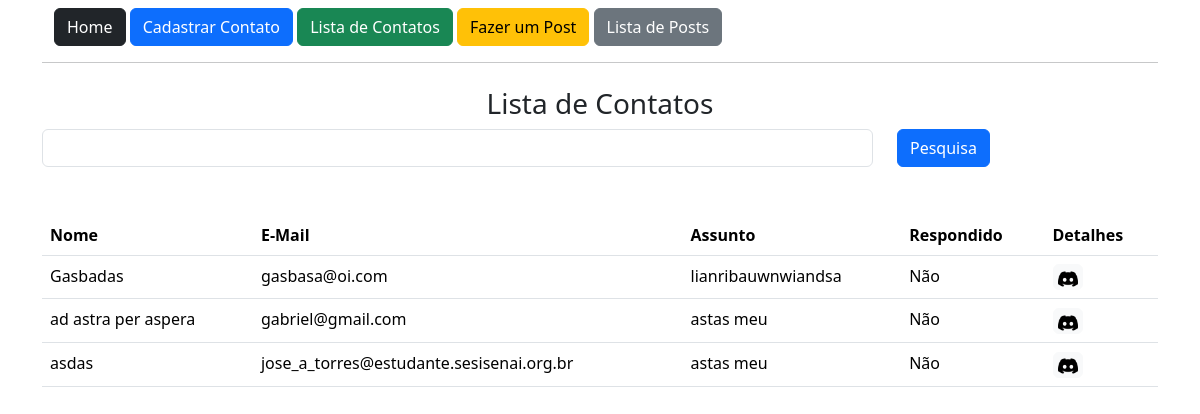
The app's page /contato/lista/ (signed in) with its own data.
### app/models.py (models this page shows)
class Contato(db.Model):
    id = db.Column(db.Integer, primary_key=True)
    data_envio = db.Column(db.DateTime, default=datetime.now)
    nome = db.Column(db.String, nullable=True)
    email = db.Column(db.String, nullable=True)
    assunto = db.Column(db.String, nullable=True)
    mensagem = db.Column(db.String, nullable=True)
    respondido = db.Column(db.Integer, default=0)

### app/view.py (the view)
@app.route('/contato/lista/')
@login_required
def contatoLista():
    if current_user.id == 2: return redirect(url_for('homepage'))
    if request.method == 'GET':
        pesquisa = request.args.get('pesquisa', '')
    dados = Contato.query.order_by('nome')
    if pesquisa != '':
        dados = dados.filter_by(nome=pesquisa)
    context = {'dados':dados.all()}
    return render_template('contato_lista.html', context=context)

### app/models.py (called while the page is built)
@login_manager.user_loader
def load_user(user_id):
    return User.query.get(int(user_id))

### app/templates/contato_lista.html (shortened to what this page needs)
{% extends 'base.html' %}
{% block content %}
    <div class="container">
        <div>
            {% include 'nav.html' %}
            <hr>
        </div>
            <div class="row mt-4 text-center">
                <h3>Lista de Contatos</h3>
            </div>
            <form method="get" class="row mb-5">
                <div class="col-9">
                    <input type="text" name="pesquisa" class="form-control">
                </div>
                <div class="col-3">
                    <button type="submit" class="btn btn-primary">Pesquisa</button>
                </div>
            </form>
            <div class="col-12">
                <table class="table">
                    <thead>
                        <tr>
                            <th>Nome</th>
                            <th>E-Mail</th>
                            <th>Assunto</th>
                            <th>Respondido</th>
                            <th>Detalhes</th>
                        </tr>
                    </thead>
                    <tbody>
                        {% for linha in context['dados'] %}
                        <tr>
                            <td>{{linha.nome}}</td>
                            <td>{{linha.email}}</td>
                            <td>{{linha.assunto}}</td>
                            <td>
                                {% if linha.respondido == 1 %}
                                    Sim
                                {% else %}
                                    Não
                                {% endif %}
                            </td>
                            <td>
                                <a href="{{url_for('contatoDetail', id=linha.id)}}" class="btn btn-light px-1 pb-0 pt-0">
                                    <img src="{{url_for('static', filename='img/discord.png')}}" style="width: 20px;">
                                </a>
                            </td>
                        </tr>
                        {% endfor %}
                    </tbody>
                </table>
            </div>
        </div>
{% endblock %}

### records on screen
Contato: nome "Gasbadas", email "gasbasa@oi.com", assunto "lianribauwnwiandsa", respondido "Não"
Contato: nome "ad astra per aspera", email "gabriel@gmail.com", assunto "astas meu", respondido "Não"
Contato: nome "asdas", email "jose_a_torres@estudante.sesisenai.org.br", assunto "astas meu", respondido "Não"
